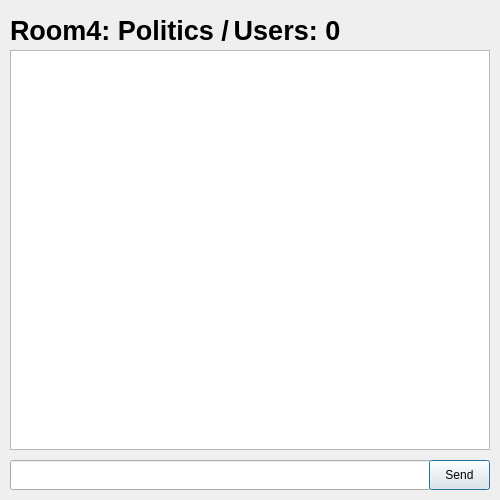
<?xml version="1.0" encoding="UTF-8"?>
<ui version="4.0">
 <class>Politics</class>
 <widget class="QDialog" name="Politics">
  <property name="geometry">
   <rect>
    <x>0</x>
    <y>0</y>
    <width>500</width>
    <height>500</height>
   </rect>
  </property>
  <property name="windowTitle">
   <string>Dialog</string>
  </property>
  <widget class="QLineEdit" name="lineEdit">
   <property name="geometry">
    <rect>
     <x>10</x>
     <y>460</y>
     <width>421</width>
     <height>30</height>
    </rect>
   </property>
   <property name="locale">
    <locale language="Chinese" country="Taiwan"/>
   </property>
  </widget>
  <widget class="QLabel" name="roomTitle">
   <property name="geometry">
    <rect>
     <x>10</x>
     <y>10</y>
     <width>231</width>
     <height>40</height>
    </rect>
   </property>
   <property name="font">
    <font>
     <pointsize>20</pointsize>
     <weight>75</weight>
     <italic>false</italic>
     <bold>true</bold>
    </font>
   </property>
   <property name="text">
    <string>Room4: Politics / </string>
   </property>
  </widget>
  <widget class="QLabel" name="userInfo">
   <property name="geometry">
    <rect>
     <x>227</x>
     <y>10</y>
     <width>120</width>
     <height>40</height>
    </rect>
   </property>
   <property name="font">
    <font>
     <pointsize>20</pointsize>
     <weight>75</weight>
     <italic>false</italic>
     <bold>true</bold>
    </font>
   </property>
   <property name="text">
    <string>Users: 0</string>
   </property>
   <property name="scaledContents">
    <bool>false</bool>
   </property>
   <property name="alignment">
    <set>Qt::AlignCenter</set>
   </property>
  </widget>
  <widget class="QPushButton" name="sendBtn">
   <property name="geometry">
    <rect>
     <x>429</x>
     <y>460</y>
     <width>61</width>
     <height>30</height>
    </rect>
   </property>
   <property name="text">
    <string>Send</string>
   </property>
  </widget>
  <widget class="QListView" name="chatRecords">
   <property name="geometry">
    <rect>
     <x>10</x>
     <y>50</y>
     <width>480</width>
     <height>400</height>
    </rect>
   </property>
   <property name="locale">
    <locale language="Chinese" country="Taiwan"/>
   </property>
  </widget>
 </widget>
 <resources/>
 <connections/>
</ui>
